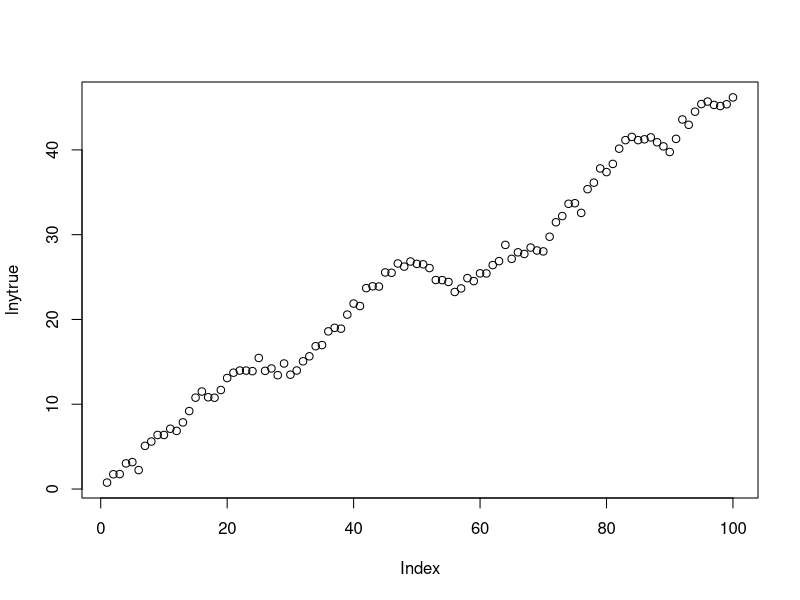

This chart was generated by the following R code: (Note: a time limit stopped this script after it produced the figure.)
# ===========================================================================
#
#      Stochastic Volatility
#
# ===========================================================================
rm (list = ls(all=TRUE))
graphics.off()


############
# Part (a) #
############
#Simulation estimation procedures circumvent this misspecification problem by 
#simulating the continuous model, and constructing a discrete time series of 
#simulated data which are calibrated with the observed discrete data thorough 
#a set of moment conditions based on a chosen auxiliary model. In an indirect
#inference approach these moment conditions are the parameters of the auxiliary
#model. The goal is to match these as close as possible.

############
# Part (b) #
############
# Function to generate discrete data from continuous time stochastic volatility model
svdata <- function(theta,y0,sig0,U,dt){
  n  <- dim(U)[1]            #     Length of the simulated series
  TT <- n*dt                 #     Discrete Sample size
  mu <- theta[1]; alpha <- theta[2]; kappa <- theta[3]; gama <- theta[4]
  expterm <- exp(-alpha*dt)
  bsigm <- expterm
  asigm <- kappa*(1-expterm)
  csigm <- gama*sqrt(dt)*sqrt((1-expterm*expterm)/(2*alpha))
  lnsig2 <- filter(asigm + csigm*U[,1],bsigm,method="recursive",init=log(sig0^2))
  sig2 <- exp(lnsig2)
  ay <- (mu-1/2*sig2)*dt
  by <- 1
  cy <- sqrt(sig2*dt)
  lny <- filter(ay + cy*U[,2],by,method="recursive",init=log(y0))
  lnyt <- rep(0, TT)
  for (t in 1:TT) {
    lnyt[t] <- lny[t*(1/dt)]
  }       
  return(lnyt)
}

TT         <- 100              #     Sample size                         
dt         <- 0.1              #     Continuous time step interval
n          <- TT/dt            #     Length of the simulated series
mu         <- 1                #     Mean parameter of geometric Brownian process
alpha      <- 0.9              #     Sensitivity parameter of mean reversion of Ornstein-Uhlenbeck process 
kappa      <- 0                #     Mean of Ornstein-Uhlenbeck process
gama       <- 1                #     sd of Ornstein-Ulenbeck process shock
y0         <- mu               #     Initial value of geometric Brownian process   
sig0       <- sqrt(exp(kappa)) #     Initial value of OU process

theta_true <- c(mu, alpha, kappa, gama)
U <- cbind(rnorm(n),rnorm(n))
lnytrue <- svdata(theta_true,y0,sig0,U,dt)
plot(lnytrue)


############
# Part (c) #
############
# Estimators:
# muhat <- mean(lny[2:TT] - lny[1:TT-1])
# rt <- lny[2:TT] - lny[1:TT-1] - muhat
# lnrt2 <- log(rt^2)
# ols <- lm(lnrt2[2:(TT-1)]~lnrt2[1:(TT-2)])
# deltahat0 <- ols$coefficients[1]
# deltahat1 <- ols$coefficients[2]
# deltahat2 <- sd(ols$residuals)
# thetahat <- rbind(muhat,deltahat0,deltahat1,deltahat2)
# delta0 = alpha*kappa
# delta1 = 1-alpha
# epsilon = ln(u1[2:TT]^2)-(1-alpha)*ln(u1[1:TT-1]^2)+gama*u2[2:TT]
# delta2 is sd(epsilon)

############
# Part (d) #
############
svind <- function(lnytrue,H,W,startval){
  # Estimate the auxiliary model using true data
  muhat <- mean(lnytrue[2:TT] - lnytrue[1:TT-1])
  rt <- lnytrue[2:TT] - lnytrue[1:TT-1] - muhat
  lnrt2 <- log(rt^2)
  ols <- lm(lnrt2[2:(TT-1)]~lnrt2[1:(TT-2)])
  deltahat0 <- ols$coefficients[1]
  deltahat1 <- ols$coefficients[2]
  deltahat2 <- sd(ols$residuals)
  thetahat <- rbind(muhat,deltahat0,deltahat1,deltahat2)
  
  # Generate std normal errors to simulate the true model      
  u1 <- matrix(rnorm(n*H), ncol=H,nrow=n)
  u2 <- matrix(rnorm(n*H), ncol=H,nrow=n)
  fobj <- function(theta) {
    thetahatsim <- matrix(NA,4,H)
    for (h in 1:H){
      #simulated data depending on theta
      lnysim <- svdata(theta,y0,sig0,cbind(u1[,h],u2[,h]),dt)
      muhatsim <- mean(lnysim[2:TT] - lnysim[1:TT-1])
      rtsim <- lnysim[2:TT] - lnysim[1:TT-1] - muhatsim
      lnrt2sim <- log(rtsim^2)
      olssim <- lm(lnrt2sim[2:(TT-1)]~lnrt2sim[1:(TT-2)])
      deltahat0sim <- olssim$coefficients[1]
      deltahat1sim <- olssim$coefficients[2]
      deltahat2sim <- sd(olssim$residuals)
      thetahatsim[,h] <- rbind(muhatsim,deltahat0sim,deltahat1sim,deltahat2sim)
    }
    thetatilde <- rowMeans(thetahatsim)
    Q <- t(thetahat - thetatilde) %*% W %*% (thetahat - thetatilde)
    return(Q)
  }  
  # Estimate the indirect model using simulated data   
  estResults <- optim(startval, fobj, method="L-BFGS-B", lower=c(0,0.1,-3,0.1), upper=c(3,3,3,3))
  return(estResults$par)
}

H          <- 10             #     Simulation runs
W          <- diag(4)        #     Optimal weight matrix in identified model
Z          <- svind(lnytrue,H,W,theta_true)
cat('\nTrue population parameter           = ', theta_true)
cat('\nEstimate                            = ', Z)

# Part e
R          <- 100            #     Draws to generate sampling disribution
Z <- matrix(NA,R,4)
pb <- txtProgressBar(min=0,max=R,style=3)
for (r in 1:R){
  setTxtProgressBar(pb,r)
  lnytrue <- svdata(theta_true,y0,sig0,cbind(rnorm(n),rnorm(n)),dt)
  Z[r,] <- svind(lnytrue,H,W,theta_true)
}
close(pb)

# Generate statistics on the sampling distribution    
cat('\n')
cat('\nNumber of replications              = ', R)
cat('\nSample size                         = ', TT)
cat('\n')
cat('\nTrue population parameter           = ', theta_true)
cat('\nMean of estimates                   = ', colMeans(Z))
cat('\nStandard deviation of estimates     = ', apply(Z,2,sd))
cat('\nRMSE of Theta                       = ', sqrt(colMeans(sweep(Z,2,theta_true)^2)))
hist(Z[,1],prob=T,main = "Histogram of mu")
hist(Z[,2],prob=T,main = "Histogram of alpha")
hist(Z[,3],prob=T,main = "Histogram of kappa")
hist(Z[,4],prob=T,main = "Histogram of gamma")


############
# Part (e) #
############
# Since this is a just identified model, the weight matrix does not matter.
#For over-identified models, identity matrix as weight matrix means that indirect
#inference estimator is still consistent but not asymptotically efficient.
